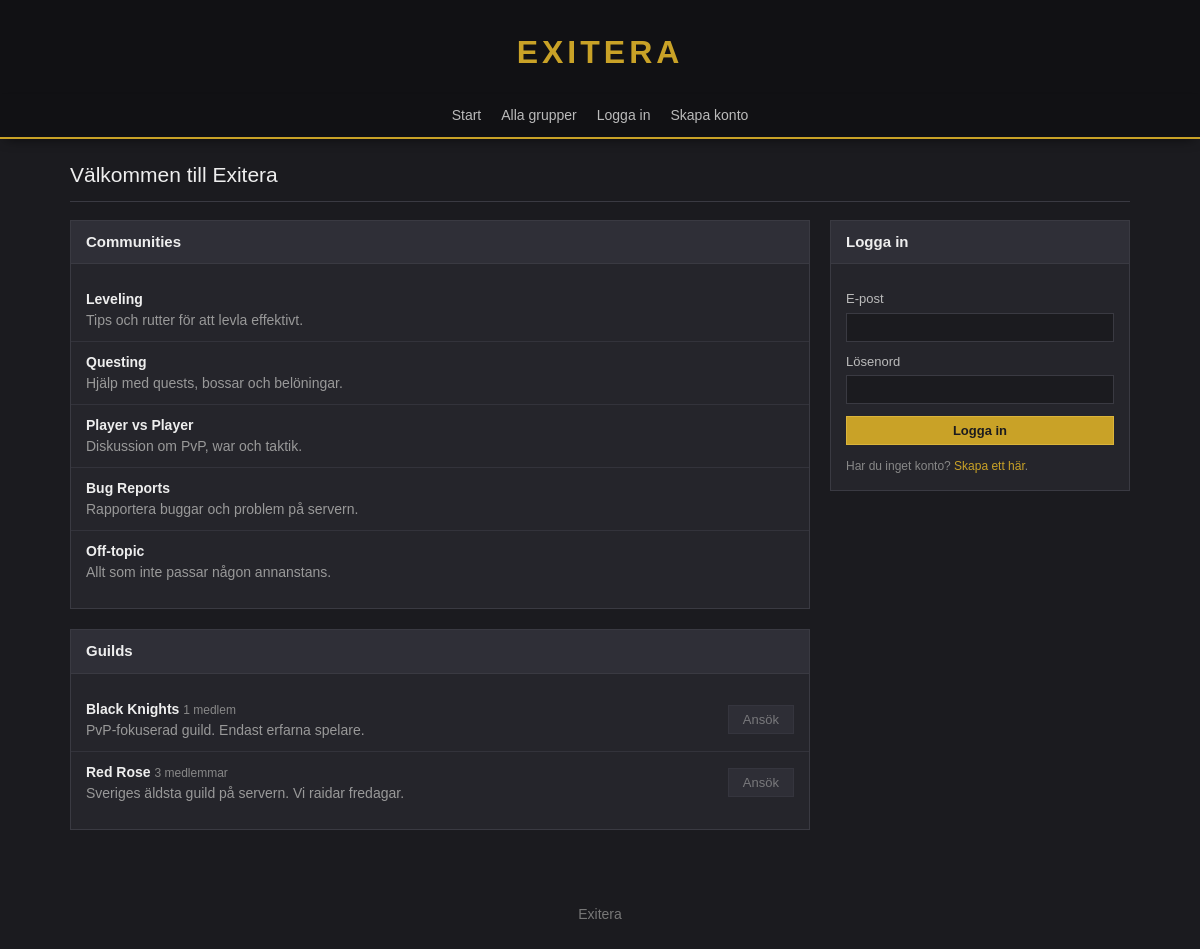
The page / on the database its author committed.
### tables this page shows
CREATE TABLE groups (
    id              INT AUTO_INCREMENT PRIMARY KEY,
    name            VARCHAR(100) NOT NULL UNIQUE,
    description     TEXT         NOT NULL,
    type            ENUM('community','guild') NOT NULL,
    created_by      INT          NULL,
    created_at      TIMESTAMP    NOT NULL DEFAULT CURRENT_TIMESTAMP,
    FOREIGN KEY (created_by) REFERENCES users(id) ON DELETE SET NULL
);

### html/inc/auth.php (called while the page is built, shortened)
<?php
require_once __DIR__ . '/db.php';
function current_user(): ?array
{
    static $user = null;
    static $loaded = false;
    if ($loaded) {
        return $user;
    }
    $loaded = true;
    if (!isset($_SESSION['user_id'])) {
        return null;
    }
    $db = get_db();
    $stmt = $db->prepare(
        "SELECT id, first_name, last_name, email, character_name, is_admin
         FROM users
         WHERE id = ?"
    );
    $stmt->execute([$_SESSION['user_id']]);
    $user = $stmt->fetch() ?: null;
    return $user;
}

### html/inc/db.php (called while the page is built)
<?php
function get_db(): PDO
{
    static $db = null;
    if ($db !== null) {
        return $db;
    }
    $host     = getenv('DB_HOST');
    $dbname   = getenv('DB_NAME');
    $user     = getenv('DB_USER');
    $password = getenv('DB_PASSWORD');
    $dsn = "mysql:host=$host;dbname=$dbname;charset=utf8mb4";
    $options = [
        PDO::ATTR_ERRMODE            => PDO::ERRMODE_EXCEPTION,
        PDO::ATTR_EMULATE_PREPARES   => false,
        PDO::ATTR_DEFAULT_FETCH_MODE => PDO::FETCH_ASSOC,
    ];
    $db = new PDO($dsn, $user, $password, $options);
    return $db;
}

### html/index.php (the view, shortened to what this page needs)
<?php
require_once __DIR__ . '/inc/auth.php';
require_once __DIR__ . '/inc/box.php';
require_once __DIR__ . '/inc/page.php';
require_once __DIR__ . '/inc/guilds.php';
$current_user = current_user();
$communities  = community_list();
$guilds       = guild_list();
$my_guild    = $current_user !== null ? my_guild($current_user['id']) : null;
$pending_ids = $current_user !== null ? pending_group_ids($current_user['id']) : [];
require __DIR__ . '/inc/header.php';
?>
<?php page_title('Välkommen till Exitera'); ?>
<div class="layout">
    <div class="col-main">
        <?php box_start('Communities'); ?>
            <ul class="group-list">
                <?php foreach ($communities as $community): ?>
                    <li>
                        <a class="group-name" href="/group/?id=<?= (int) $community['id'] ?>">
                            <?= htmlspecialchars($community['name']) ?>
                        </a><br>
                        <span class="group-desc"><?= htmlspecialchars($community['description']) ?></span>
                    </li>
                <?php endforeach; ?>
            </ul>
        <?php box_end(); ?>
            <ul class="group-list">
                <?php foreach ($guilds as $guild): ?>
                    <li class="guild-row">
                        <div>
                            <span class="group-name"><?= htmlspecialchars($guild['name']) ?></span>
                            <span class="member-count"><?= (int) $guild['member_count'] ?> <?= $guild['member_count'] == 1 ? 'medlem' : 'medlemmar' ?></span><br>
                            <span class="group-desc"><?= htmlspecialchars($guild['description']) ?></span>
                        </div>
                        <?php guild_button(
                            (int) $guild['id'],
                            guild_button_state((int) $guild['id'], $current_user, $my_guild, $pending_ids),
                            '/'
                        ); ?>
                    </li>
                <?php endforeach; ?>
            </ul>
    </div>
    <aside class="col-side">
        <?php if ($current_user === null): ?>
                <form method="post" action="/login/">
                    <label for="email">E-post</label>
                    <input type="email" id="email" name="email" required>
                    <label for="password">Lösenord</label>
                    <input type="password" id="password" name="password" required>
                    <button class="btn-primary" type="submit">Logga in</button>
                </form>
                <p class="muted">Har du inget konto? <a href="/register/">Skapa ett här</a>.</p>
        <?php endif; ?>
    </aside>
</div>
<?php require __DIR__ . '/inc/footer.php'; ?>

### html/inc/header.php (shortened to what this page needs)
<?php
require_once __DIR__ . '/auth.php';
$current_user = current_user();
?>
<!DOCTYPE html>
<html lang="sv">
<head>
    <link rel="stylesheet" href="/css/style.css">
</head>
<body>
<header class="site-header">
    <p class="site-title"><a href="/">Exitera</a></p>
</header>
<nav class="site-nav">
    <div class="nav-inner">
        <a href="/">Start</a>
        <a href="/groups/">Alla grupper</a>
        <?php if ($current_user === null): ?>
            <a href="/login/">Logga in</a>
            <a href="/register/">Skapa konto</a>
        <?php endif; ?>
    </div>
</nav>
<main>

### html/inc/page.php (shortened to what this page needs)
<?php
require_once __DIR__ . '/auth.php';
require_once __DIR__ . '/box.php';
function page_title(string $text): void
{
    echo '<h1 class="page-title">' . htmlspecialchars($text) . '</h1>';
}

### html/inc/box.php
<?php
function box_start(string $title): void
{
    echo '<section class="box">';
    echo '<h2 class="box-title">' . htmlspecialchars($title) . '</h2>';
    echo '<div class="box-body">';
}
function box_end(): void
{
    echo '</div>';
    echo '</section>';
}

### html/inc/guilds.php (shortened to what this page needs)
<?php
require_once __DIR__ . '/auth.php';
function community_list(): array
{
    return get_db()->query(
        "SELECT id, name, description
         FROM groups
         WHERE type = 'community'
         ORDER BY id"
    )->fetchAll();
}
function guild_list(): array
{
    return get_db()->query(
        "SELECT g.id, g.name, g.description, COUNT(m.id) AS member_count
         FROM groups g
         LEFT JOIN group_members m ON m.group_id = g.id
         WHERE g.type = 'guild'
         GROUP BY g.id, g.name, g.description
         ORDER BY g.name"
    )->fetchAll();
}
function guild_button(int $guild_id, string $state, string $from): void
{
    switch ($state) {
        default:
            echo '<button type="button" disabled>Ansök</button>';
    }
}

### html/inc/footer.php
</main>
<footer class="site-footer">
    <p>Exitera</p>
</footer>
</body>
</html>

### html/css/style.css (style rules this page uses)
* { box-sizing: border-box; }
body { margin: 0; background: #1b1b1f; color: #dddddd; font-family: Verdana, Geneva, sans-serif; font-size: 14px; line-height: 1.5; }
a { color: #c9a227; text-decoration: none; }
.site-header { padding: 28px 20px 18px; background: #111114; text-align: center; }
.site-title { margin: 0; font-size: 32px; font-weight: bold; letter-spacing: 4px; text-transform: uppercase; }
.site-title a { color: #c9a227; transition: color 0.25s ease, text-shadow 0.25s ease; }
.site-nav { position: sticky; top: 0; z-index: 10; background: #111114; border-bottom: 2px solid #c9a227; box-shadow: 0 6px 12px -6px rgba(0, 0, 0, 0.6); }
.nav-inner { display: flex; flex-wrap: wrap; justify-content: center; align-items: center; gap: 20px; max-width: 1100px; margin: 0 auto; padding: 11px 20px; }
.site-nav a { color: #bbbbbb; }
main { max-width: 1100px; margin: 0 auto; padding: 20px; }
.layout { display: grid; grid-template-columns: 1fr 300px; gap: 20px; align-items: start; }
.box { background: #25252b; border: 1px solid #3a3a42; margin-bottom: 20px; }
.box-title { margin: 0; padding: 10px 15px; background: #2f2f37; border-bottom: 1px solid #3a3a42; font-size: 15px; color: #eeeeee; }
.box-body { padding: 15px; }
.group-list { margin: 0; padding: 0; list-style: none; }
.group-list li { padding: 10px 0; border-bottom: 1px solid #33333b; }
.group-list li:last-child { border-bottom: none; }
.group-name { font-weight: bold; color: #eeeeee; }
.group-desc { color: #999999; }
.site-footer { padding: 20px; text-align: center; color: #777777; }
.guild-row { display: flex; justify-content: space-between; align-items: center; gap: 15px; }
.member-count { color: #888888; font-size: 12px; }
button { background: #3a3a44; color: #dddddd; border: 1px solid #4a4a55; padding: 6px 14px; font-family: inherit; font-size: 13px; cursor: pointer; }
button:disabled { opacity: 0.45; cursor: not-allowed; }
.col-side label { display: block; margin: 10px 0 4px 0; color: #bbbbbb; font-size: 13px; }
.col-side input { width: 100%; padding: 6px 8px; background: #1b1b1f; border: 1px solid #3a3a42; color: #dddddd; font-family: inherit; font-size: 13px; }
.col-side button { width: 100%; margin-top: 12px; }
.muted { margin-bottom: 0; color: #888888; font-size: 12px; }
.box-body label { display: block; margin: 10px 0 4px 0; color: #bbbbbb; font-size: 13px; }
.box-body input, .box-body textarea { width: 100%; max-width: 400px; padding: 6px 8px; background: #1b1b1f; border: 1px solid #3a3a42; color: #dddddd; font-family: inherit; font-size: 13px; }
.box-body button { margin-top: 12px; }
.guild-row button { margin-top: 0; }
button.btn-primary { background: #c9a227; border-color: #dbb43a; color: #1b1b1f; font-weight: bold; }
.group-list li { margin: 0 -15px; padding: 10px 15px; transition: background 0.15s ease; }
.page-title { margin: 0 0 18px 0; padding-bottom: 10px; border-bottom: 1px solid #3a3a42; font-size: 21px; font-weight: normal; color: #eeeeee; }

### rows shown on the page
groups: name "Leveling", description "Tips och rutter för att levla effektivt."
groups: name "Questing", description "Hjälp med quests, bossar och belöningar."
groups: name "Player vs Player", description "Diskussion om PvP, war och taktik."
groups: name "Bug Reports", description "Rapportera buggar och problem på servern."
groups: name "Off-topic", description "Allt som inte passar någon annanstans."
groups: name "Black Knights", member_count "1", shows "medlem", description "PvP-fokuserad guild. Endast erfarna spelare."
groups: name "Red Rose", member_count "3", shows "medlemmar", description "Sveriges äldsta guild på servern. Vi raidar fredagar."

### other values the page prints
$text "Välkommen till Exitera"
$title "Communities Guilds Logga in"
